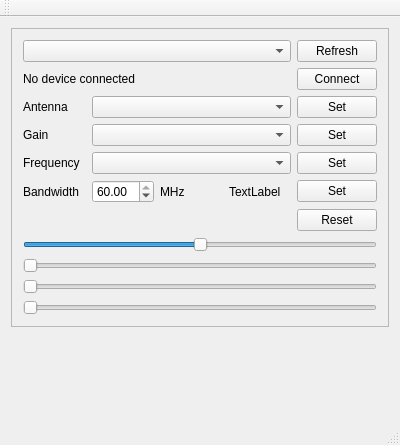
<?xml version="1.0" encoding="UTF-8"?>
<ui version="4.0">
 <class>MainWindow</class>
 <widget class="QMainWindow" name="MainWindow">
  <property name="geometry">
   <rect>
    <x>0</x>
    <y>0</y>
    <width>400</width>
    <height>445</height>
   </rect>
  </property>
  <property name="windowTitle">
   <string>MainWindow</string>
  </property>
  <widget class="QWidget" name="centralWidget">
   <layout class="QGridLayout" name="gridLayout_3">
    <item row="1" column="0">
     <spacer name="verticalSpacer">
      <property name="orientation">
       <enum>Qt::Vertical</enum>
      </property>
      <property name="sizeHint" stdset="0">
       <size>
        <width>20</width>
        <height>40</height>
       </size>
      </property>
     </spacer>
    </item>
    <item row="0" column="0">
     <widget class="QFrame" name="frame">
      <property name="frameShape">
       <enum>QFrame::StyledPanel</enum>
      </property>
      <property name="frameShadow">
       <enum>QFrame::Raised</enum>
      </property>
      <layout class="QGridLayout" name="gridLayout_2">
       <item row="1" column="0">
        <widget class="QSlider" name="phaseSlider">
         <property name="minimum">
          <number>-1000</number>
         </property>
         <property name="maximum">
          <number>1000</number>
         </property>
         <property name="singleStep">
          <number>1</number>
         </property>
         <property name="pageStep">
          <number>1</number>
         </property>
         <property name="orientation">
          <enum>Qt::Horizontal</enum>
         </property>
        </widget>
       </item>
       <item row="0" column="0">
        <layout class="QGridLayout" name="gridLayout">
         <item row="2" column="0">
          <widget class="QLabel" name="label">
           <property name="text">
            <string>Antenna</string>
           </property>
          </widget>
         </item>
         <item row="2" column="4">
          <widget class="QPushButton" name="antennaButton">
           <property name="text">
            <string>Set</string>
           </property>
          </widget>
         </item>
         <item row="3" column="0">
          <widget class="QLabel" name="label_3">
           <property name="text">
            <string>Gain</string>
           </property>
          </widget>
         </item>
         <item row="0" column="4">
          <widget class="QPushButton" name="refreshDevice">
           <property name="text">
            <string>Refresh</string>
           </property>
          </widget>
         </item>
         <item row="6" column="0">
          <widget class="QLabel" name="label_4">
           <property name="text">
            <string>Bandwidth</string>
           </property>
          </widget>
         </item>
         <item row="4" column="4">
          <widget class="QPushButton" name="frequencyButton">
           <property name="text">
            <string>Set</string>
           </property>
          </widget>
         </item>
         <item row="4" column="0">
          <widget class="QLabel" name="label_2">
           <property name="text">
            <string>Frequency</string>
           </property>
          </widget>
         </item>
         <item row="3" column="4">
          <widget class="QPushButton" name="gainButton">
           <property name="text">
            <string>Set</string>
           </property>
          </widget>
         </item>
         <item row="2" column="1" colspan="3">
          <widget class="QComboBox" name="antennaComboBox"/>
         </item>
         <item row="1" column="4">
          <widget class="QPushButton" name="connectButton">
           <property name="text">
            <string>Connect</string>
           </property>
          </widget>
         </item>
         <item row="1" column="0" colspan="4">
          <widget class="QLabel" name="deviceParams">
           <property name="text">
            <string>No device connected</string>
           </property>
          </widget>
         </item>
         <item row="4" column="1" colspan="3">
          <widget class="QComboBox" name="frequencyComboBox"/>
         </item>
         <item row="0" column="0" colspan="4">
          <widget class="QComboBox" name="deviceComboBox"/>
         </item>
         <item row="3" column="1" colspan="3">
          <widget class="QComboBox" name="gainComboBox"/>
         </item>
         <item row="6" column="4">
          <widget class="QPushButton" name="bandwidthButton">
           <property name="text">
            <string>Set</string>
           </property>
          </widget>
         </item>
         <item row="6" column="1">
          <widget class="QDoubleSpinBox" name="bandwidthSpinBox">
           <property name="minimum">
            <double>1.000000000000000</double>
           </property>
           <property name="maximum">
            <double>60.000000000000000</double>
           </property>
           <property name="singleStep">
            <double>0.000000000000000</double>
           </property>
           <property name="value">
            <double>60.000000000000000</double>
           </property>
          </widget>
         </item>
         <item row="6" column="2">
          <widget class="QLabel" name="label_5">
           <property name="text">
            <string>MHz</string>
           </property>
          </widget>
         </item>
         <item row="6" column="3">
          <widget class="QLabel" name="label_6">
           <property name="text">
            <string>TextLabel</string>
           </property>
          </widget>
         </item>
         <item row="7" column="4">
          <widget class="QPushButton" name="resetButton">
           <property name="text">
            <string>Reset</string>
           </property>
          </widget>
         </item>
        </layout>
       </item>
       <item row="2" column="0">
        <widget class="QSlider" name="ampSlider">
         <property name="maximum">
          <number>1000</number>
         </property>
         <property name="pageStep">
          <number>1</number>
         </property>
         <property name="orientation">
          <enum>Qt::Horizontal</enum>
         </property>
        </widget>
       </item>
       <item row="3" column="0">
        <widget class="QSlider" name="absPhase">
         <property name="maximum">
          <number>1000</number>
         </property>
         <property name="orientation">
          <enum>Qt::Horizontal</enum>
         </property>
        </widget>
       </item>
       <item row="4" column="0">
        <widget class="QSlider" name="tx1IQSlider">
         <property name="maximum">
          <number>100</number>
         </property>
         <property name="orientation">
          <enum>Qt::Horizontal</enum>
         </property>
        </widget>
       </item>
      </layout>
     </widget>
    </item>
   </layout>
  </widget>
  <widget class="QMenuBar" name="menuBar">
   <property name="geometry">
    <rect>
     <x>0</x>
     <y>0</y>
     <width>400</width>
     <height>26</height>
    </rect>
   </property>
  </widget>
  <widget class="QToolBar" name="mainToolBar">
   <attribute name="toolBarArea">
    <enum>TopToolBarArea</enum>
   </attribute>
   <attribute name="toolBarBreak">
    <bool>false</bool>
   </attribute>
  </widget>
  <widget class="QStatusBar" name="statusBar"/>
 </widget>
 <layoutdefault spacing="6" margin="11"/>
 <resources/>
 <connections/>
</ui>
